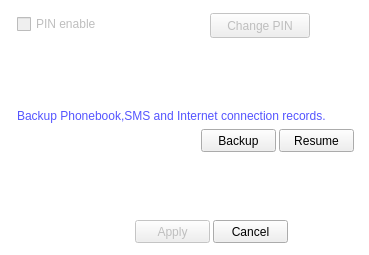
<?xml version="1.0" encoding="UTF-8"?>
<ui version="4.0">
 <class>widgetSecuritySettings</class>
 <widget class="QWidget" name="widgetSecuritySettings">
  <property name="geometry">
   <rect>
    <x>0</x>
    <y>0</y>
    <width>369</width>
    <height>255</height>
   </rect>
  </property>
  <property name="windowTitle">
   <string>Form</string>
  </property>
  <property name="styleSheet">
   <string notr="true">QWidget#widgetSecuritySettings
{
	background-color: rgb(255, 255, 255);
}  

</string>
  </property>
  <layout class="QVBoxLayout" name="verticalLayout_2">
   <property name="spacing">
    <number>0</number>
   </property>
   <property name="margin">
    <number>5</number>
   </property>
   <item>
    <layout class="QVBoxLayout" name="verticalLayout">
     <property name="spacing">
      <number>3</number>
     </property>
     <property name="leftMargin">
      <number>12</number>
     </property>
     <property name="topMargin">
      <number>7</number>
     </property>
     <property name="bottomMargin">
      <number>7</number>
     </property>
     <item>
      <layout class="QHBoxLayout" name="horizontalLayout">
       <property name="spacing">
        <number>0</number>
       </property>
       <item>
        <widget class="QCheckBox" name="checkBoxPINenable">
         <property name="enabled">
          <bool>false</bool>
         </property>
         <property name="text">
          <string>PIN enable</string>
         </property>
         <property name="checkable">
          <bool>true</bool>
         </property>
         <property name="checked">
          <bool>false</bool>
         </property>
         <property name="autoRepeat">
          <bool>false</bool>
         </property>
         <property name="autoExclusive">
          <bool>false</bool>
         </property>
        </widget>
       </item>
       <item>
        <spacer name="horizontalSpacer">
         <property name="orientation">
          <enum>Qt::Horizontal</enum>
         </property>
         <property name="sizeHint" stdset="0">
          <size>
           <width>108</width>
           <height>22</height>
          </size>
         </property>
        </spacer>
       </item>
       <item>
        <widget class="QPushButton" name="pushButtonChangePIN">
         <property name="enabled">
          <bool>false</bool>
         </property>
         <property name="sizePolicy">
          <sizepolicy hsizetype="Fixed" vsizetype="Fixed">
           <horstretch>0</horstretch>
           <verstretch>0</verstretch>
          </sizepolicy>
         </property>
         <property name="minimumSize">
          <size>
           <width>100</width>
           <height>25</height>
          </size>
         </property>
         <property name="maximumSize">
          <size>
           <width>100</width>
           <height>23</height>
          </size>
         </property>
         <property name="styleSheet">
          <string notr="true">QPushButton#pushButtonChangePIN
{
	border-image:url(Skin/button1.png);
}QPushButton:hover#pushButtonChangePIN{
	color:white;
}</string>
         </property>
         <property name="text">
          <string>Change PIN</string>
         </property>
        </widget>
       </item>
       <item>
        <spacer name="horizontalSpacer_6">
         <property name="orientation">
          <enum>Qt::Horizontal</enum>
         </property>
         <property name="sizeHint" stdset="0">
          <size>
           <width>38</width>
           <height>22</height>
          </size>
         </property>
        </spacer>
       </item>
      </layout>
     </item>
     <item>
      <spacer name="verticalSpacer_3">
       <property name="orientation">
        <enum>Qt::Vertical</enum>
       </property>
       <property name="sizeHint" stdset="0">
        <size>
         <width>20</width>
         <height>38</height>
        </size>
       </property>
      </spacer>
     </item>
     <item>
      <layout class="QHBoxLayout" name="horizontalLayout_2">
       <item>
        <widget class="QLabel" name="labelchange">
         <property name="text">
          <string>&lt;!DOCTYPE HTML PUBLIC &quot;-//W3C//DTD HTML 4.0//EN&quot; &quot;http://www.w3.org/TR/REC-html40/strict.dtd&quot;&gt;
&lt;html&gt;&lt;head&gt;&lt;meta name=&quot;qrichtext&quot; content=&quot;1&quot; /&gt;&lt;style type=&quot;text/css&quot;&gt;
p, li { white-space: pre-wrap; }
&lt;/style&gt;&lt;/head&gt;&lt;body style=&quot; font-family:'宋体'; font-size:9pt; font-weight:400; font-style:normal;&quot;&gt;
&lt;p style=&quot; margin-top:0px; margin-bottom:0px; margin-left:0px; margin-right:0px; -qt-block-indent:0; text-indent:0px;&quot;&gt;&lt;span style=&quot; color:#5555ff;&quot;&gt;Backup Phonebook,SMS and Internet connection records.&lt;/span&gt;&lt;/p&gt;&lt;/body&gt;&lt;/html&gt;</string>
         </property>
        </widget>
       </item>
       <item>
        <spacer name="horizontalSpacer_3">
         <property name="orientation">
          <enum>Qt::Horizontal</enum>
         </property>
         <property name="sizeHint" stdset="0">
          <size>
           <width>68</width>
           <height>20</height>
          </size>
         </property>
        </spacer>
       </item>
      </layout>
     </item>
     <item>
      <layout class="QHBoxLayout" name="horizontalLayout_3">
       <property name="rightMargin">
        <number>10</number>
       </property>
       <item>
        <spacer name="horizontalSpacer_2">
         <property name="orientation">
          <enum>Qt::Horizontal</enum>
         </property>
         <property name="sizeHint" stdset="0">
          <size>
           <width>248</width>
           <height>17</height>
          </size>
         </property>
        </spacer>
       </item>
       <item>
        <widget class="QPushButton" name="pushButtonBackup">
         <property name="sizePolicy">
          <sizepolicy hsizetype="Fixed" vsizetype="Fixed">
           <horstretch>0</horstretch>
           <verstretch>0</verstretch>
          </sizepolicy>
         </property>
         <property name="minimumSize">
          <size>
           <width>75</width>
           <height>23</height>
          </size>
         </property>
         <property name="maximumSize">
          <size>
           <width>75</width>
           <height>23</height>
          </size>
         </property>
         <property name="styleSheet">
          <string notr="true">QPushButton#pushButtonBackup
{
	border-image:url(Skin/button1.png);
}QPushButton:hover#pushButtonBackup{
	color:white;
}</string>
         </property>
         <property name="text">
          <string>Backup</string>
         </property>
        </widget>
       </item>
       <item>
        <widget class="QPushButton" name="pushButtonResume">
         <property name="sizePolicy">
          <sizepolicy hsizetype="Fixed" vsizetype="Fixed">
           <horstretch>0</horstretch>
           <verstretch>0</verstretch>
          </sizepolicy>
         </property>
         <property name="minimumSize">
          <size>
           <width>75</width>
           <height>23</height>
          </size>
         </property>
         <property name="maximumSize">
          <size>
           <width>75</width>
           <height>23</height>
          </size>
         </property>
         <property name="styleSheet">
          <string notr="true">QPushButton#pushButtonResume
{
	border-image:url(Skin/button1.png);
}QPushButton:hover#pushButtonResume{
	color:white;
}</string>
         </property>
         <property name="text">
          <string>Resume</string>
         </property>
        </widget>
       </item>
      </layout>
     </item>
     <item>
      <spacer name="verticalSpacer">
       <property name="orientation">
        <enum>Qt::Vertical</enum>
       </property>
       <property name="sizeHint" stdset="0">
        <size>
         <width>20</width>
         <height>38</height>
        </size>
       </property>
      </spacer>
     </item>
     <item>
      <layout class="QHBoxLayout" name="horizontalLayout_4">
       <item>
        <spacer name="horizontalSpacer_4">
         <property name="orientation">
          <enum>Qt::Horizontal</enum>
         </property>
         <property name="sizeHint" stdset="0">
          <size>
           <width>118</width>
           <height>20</height>
          </size>
         </property>
        </spacer>
       </item>
       <item>
        <widget class="QPushButton" name="pushButtonApply">
         <property name="enabled">
          <bool>false</bool>
         </property>
         <property name="sizePolicy">
          <sizepolicy hsizetype="Fixed" vsizetype="Fixed">
           <horstretch>0</horstretch>
           <verstretch>0</verstretch>
          </sizepolicy>
         </property>
         <property name="minimumSize">
          <size>
           <width>75</width>
           <height>2</height>
          </size>
         </property>
         <property name="maximumSize">
          <size>
           <width>75</width>
           <height>23</height>
          </size>
         </property>
         <property name="styleSheet">
          <string notr="true">QPushButton#pushButtonApply
{
	border-image:url(Skin/button1.png);
}QPushButton:hover#pushButtonApply{
	color:white;
}</string>
         </property>
         <property name="text">
          <string>Apply</string>
         </property>
        </widget>
       </item>
       <item>
        <widget class="QPushButton" name="pushButtonCancel">
         <property name="minimumSize">
          <size>
           <width>75</width>
           <height>23</height>
          </size>
         </property>
         <property name="maximumSize">
          <size>
           <width>75</width>
           <height>23</height>
          </size>
         </property>
         <property name="styleSheet">
          <string notr="true">QPushButton#pushButtonCancel
{
	border-image:url(Skin/button1.png);
}QPushButton:hover#pushButtonCancel{
	color:white;
}</string>
         </property>
         <property name="text">
          <string>Cancel</string>
         </property>
        </widget>
       </item>
       <item>
        <spacer name="horizontalSpacer_5">
         <property name="orientation">
          <enum>Qt::Horizontal</enum>
         </property>
         <property name="sizeHint" stdset="0">
          <size>
           <width>58</width>
           <height>20</height>
          </size>
         </property>
        </spacer>
       </item>
      </layout>
     </item>
    </layout>
   </item>
  </layout>
 </widget>
 <resources/>
 <connections/>
</ui>
